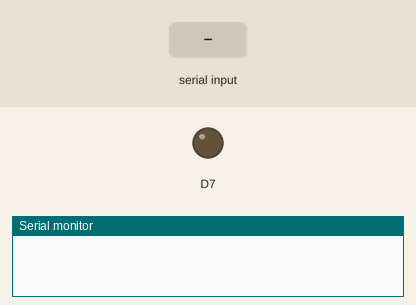
Simulated run of this sketch. Board: ESP8266 (NodeMCU). Parts: output pins drawn as LEDs (lit = HIGH), the last lines printed to the serial monitor. The test bench sets the inputs (shaded band).

Above: at 1.2 s.
1.3 s: "30,150\n" received over Serial
At 1.55 s:
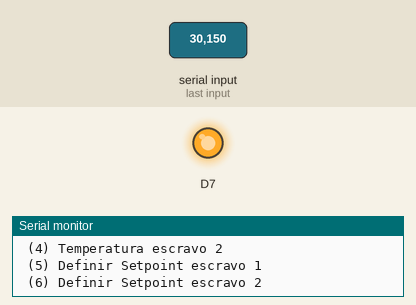
Timing chart, 0 to 4.3 s (numbered marks = the images above; inputs shaded):
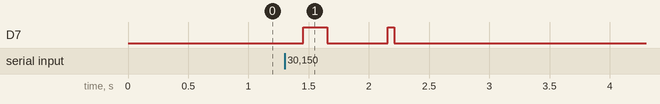

The sketch:

funcionandonaplacav1.ino
```cpp
#include <SoftwareSerial.h>


SoftwareSerial rs485(14, 12, false, 256);
int x=0;
char c=0;
char d=0;
int set = 0;
int cont = 0;
void setup() {
// Inicializa a comunicaÃ§Ã£o serial com uma taxa de 9600 bauds.
pinMode(D7,OUTPUT);
Serial.begin(9600);
rs485.begin(9600);
delay(50);

}

void loop(){

while(Serial.available())
{
  cont = 0;
  c = Serial.read(); // LÃª byte do buffer serial;

  if (c == '2' || c == '1'){
     Serial.println("digite um comando: (1) Acionar o atuador escravo 1 \n (2) Temperatura escravo 1 \n (3) Acionar o atuador escravo 2 \n (4) Temperatura escravo 2 \n (5) Definir Setpoint escravo 1 \n (6) Definir Setpoint escravo 2 \n\n");
    digitalWrite(D7, HIGH);
    delay(200);
    rs485.write(c);
    Serial.print("                 Comando executado:");
    Serial.println(c);
    Serial.print("\n");
    digitalWrite(D7, LOW);
    delay(150);


           while(rs485.available()){
           x = rs485.read();
           d = rs485.read();
           rs485.flush();
           Serial.print("                 Temperatura:");
           Serial.println(x);
           d = rs485.read();
           delay(400);
    }

  }

  if ( c == '5') { //passar setpoint
    Serial.println("digite um comando: (1) Acionar o atuador escravo 1 \n (2) Temperatura escravo 1 \n (3) Acionar o atuador escravo 2 \n (4) Temperatura escravo 2 \n (5) Definir Setpoint escravo 1 \n (6) Definir Setpoint escravo 2 \n\n");
    delay(200);
    digitalWrite(D7, HIGH);
    rs485.write(c);
    Serial.print("                   Comando executado:");
    Serial.println(c);
    Serial.print("\n");
    Serial.print("   Digite um Setpoint: \n`");
    delay(50);
    digitalWrite(D7, LOW);
    d = rs485.read();
    delay(1000);

    if(Serial.available()){
      set = Serial.parseInt();
    Serial.print("                    Setpoint:");


          digitalWrite(D7, HIGH);
          rs485.print(set);
          digitalWrite(D7, LOW);
          d = rs485.read();
          delay(100);


            Serial.println(set);
            Serial.print("\n");}
    }
    }
}
```

Measured:
- after the input at 1.3 s, D7: LOW → HIGH after 0.15 s, → LOW 0.20 s later, → HIGH 0.50 s later, → LOW 0.05 s later
